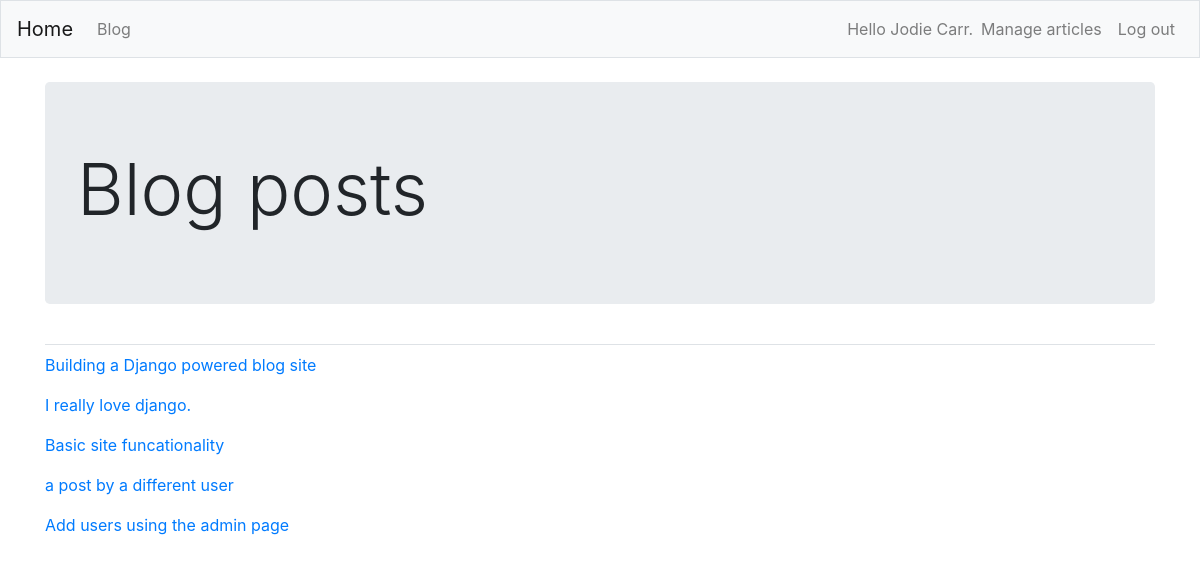
Screenshot of /blog/ (signed in) with the database file from the repository.
### blog/models.py (models this page shows, shortened)
class Article(models.Model):
    title = models.CharField(max_length=100)
    body = models.TextField()
    date = models.DateTimeField(auto_now_add=True)
    slug = models.SlugField()
    author = models.ForeignKey(User, on_delete=models.CASCADE)
    def get_absolute_url(self):
        return reverse('blog:article_detail', kwargs={'slug': self.slug})

### blog/views.py (the view)
# urls.py: path('blog/', views.blog, name='blog'),
def blog(request):
    articles = Article.objects.order_by('date')
    context = {'articles': articles}
    return render(request, 'blog.html', context)

### blog/Templates/blog.html (shortened to what this page needs)
{% extends 'base.html' %}
{% block page_header %}
        <div class="jumbotron">
        <h1 class="display-3">Blog posts</h1>
        </div>
{% endblock page_header %}
{% block content %}
    {% for article in articles %}
        <p>
            <a href="{{ article.get_absolute_url }}">{{ article.title }}</a>
        </p>
    {% endfor %}
{% endblock content %}

### blog/Templates/base.html (shortened to what this page needs)
{% load bootstrap4 %}
<!DOCTYPE html>
<html lang="en">
<head>
    {% bootstrap_css %}
</head>
<body>
<nav class="navbar navbar-expand-md navbar-light bg-light mb-4 border">
    <a class="navbar-brand" href="{% url 'blog:index' %}">Home</a>
    <div class="collapse navbar-collapse" id="navbarCollapse">
        <ul class="navbar-nav mr-auto">
            <li class="nav-item">
                <a class="nav-link" href="{%  url 'blog:blog' %}">Blog</a>
            </li>
        </ul>
        <ul class="navbar-nav ml-auto">
            {% if user.is_authenticated %}
                <li class="nav-item">
                    <span class="navbar-text">Hello {{ user.get_full_name }}.</span>
                </li>
                <li class="nav-item">
                    <a class="nav-link" href="{% url 'blog:user_articles' %}">Manage articles</a></a>
                </li>
                <li class="nav-item">
                    <a class="nav-link" href="{% url 'users:logout' %}">Log out</a></a>
                </li>
            {% else %}
                <li class="nav-item">
                    <a class="nav-link" href="{% url 'users:login' %}">Log in</a></a>
                </li>
            {% endif %}
        </ul>
    </div>
</nav>
<main role="main" class="container">
    <div class="pb-2 mb-2 border-bottom">
        {% block page_header %}{% endblock page_header %}
    </div>
    <div>
        {% block content %}{% endblock content %}
    </div>
</main>
</body>
</html>

### rows the page displays
Article: title "Building a Django powered blog site"
Article: title "I really love django."
Article: title "Basic site funcationality"
Article: title "a post by a different user"
Article: title "Add users using the admin page"

### other values shown
{{ user.get_full_name }} "Jodie Carr"
